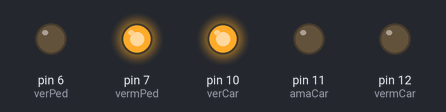
A sketch run on a simulated Arduino Uno, built with avr-gcc and run on an emulated ATmega328P. Parts: output pins drawn as LEDs (lit = HIGH).

Above: at 2.5 s.
At 6.0 s:
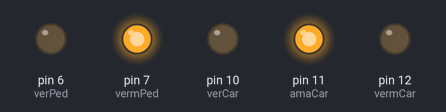
At 9.5 s:
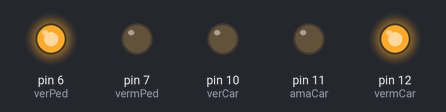
At 12.2 s:
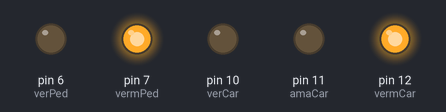
At 15.7 s:
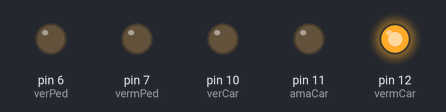
Timing chart, 0 to 20.8 s (numbered marks = the images above):
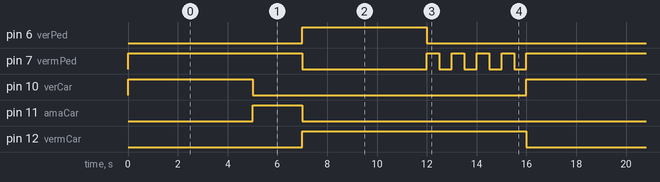

The sketch:

semaforo_pedestre.ino
```cpp
// C++ code
//
int verPed = 6;
int vermPed = 7;
int verCar = 10;
int vermCar = 12;
int amaCar = 11;

void setup()
{
  pinMode(verPed, OUTPUT);
  pinMode(vermPed, OUTPUT);
  pinMode(verCar, OUTPUT);
  pinMode(vermCar, OUTPUT);
  pinMode(amaCar, OUTPUT);
}

void loop()
{
  digitalWrite(verCar, HIGH);
  digitalWrite(vermPed, HIGH);
  delay(5000);
  digitalWrite(verCar, LOW);
  digitalWrite(amaCar, HIGH);
  delay(2000);
  digitalWrite(amaCar, LOW);
  digitalWrite(vermCar, HIGH);

  digitalWrite(vermPed, LOW);
  digitalWrite(verPed, HIGH);
  delay(5000);
  digitalWrite(verPed, LOW);
  for(int i = 0; i<=3; i++){
  digitalWrite(vermPed, HIGH);
  delay(500);
  digitalWrite(vermPed, LOW);
  delay(500);
  }
  digitalWrite(vermCar, LOW);


}
```

Measured:
- by itself, pin 6 (verPed), pin 10 (verCar): alternates HIGH for 5.0 s and LOW for 11.0 s
- by itself, pin 7 (vermPed): repeats every 16.0 s: LOW 5.0 s, 4 × (HIGH 0.50 s, LOW 0.50 s), HIGH 7.0 s
- by itself, pin 11 (amaCar): alternates HIGH for 2.0 s and LOW for 14.0 s
- by itself, pin 12 (vermCar): alternates HIGH for 9.0 s and LOW for 7.0 s
